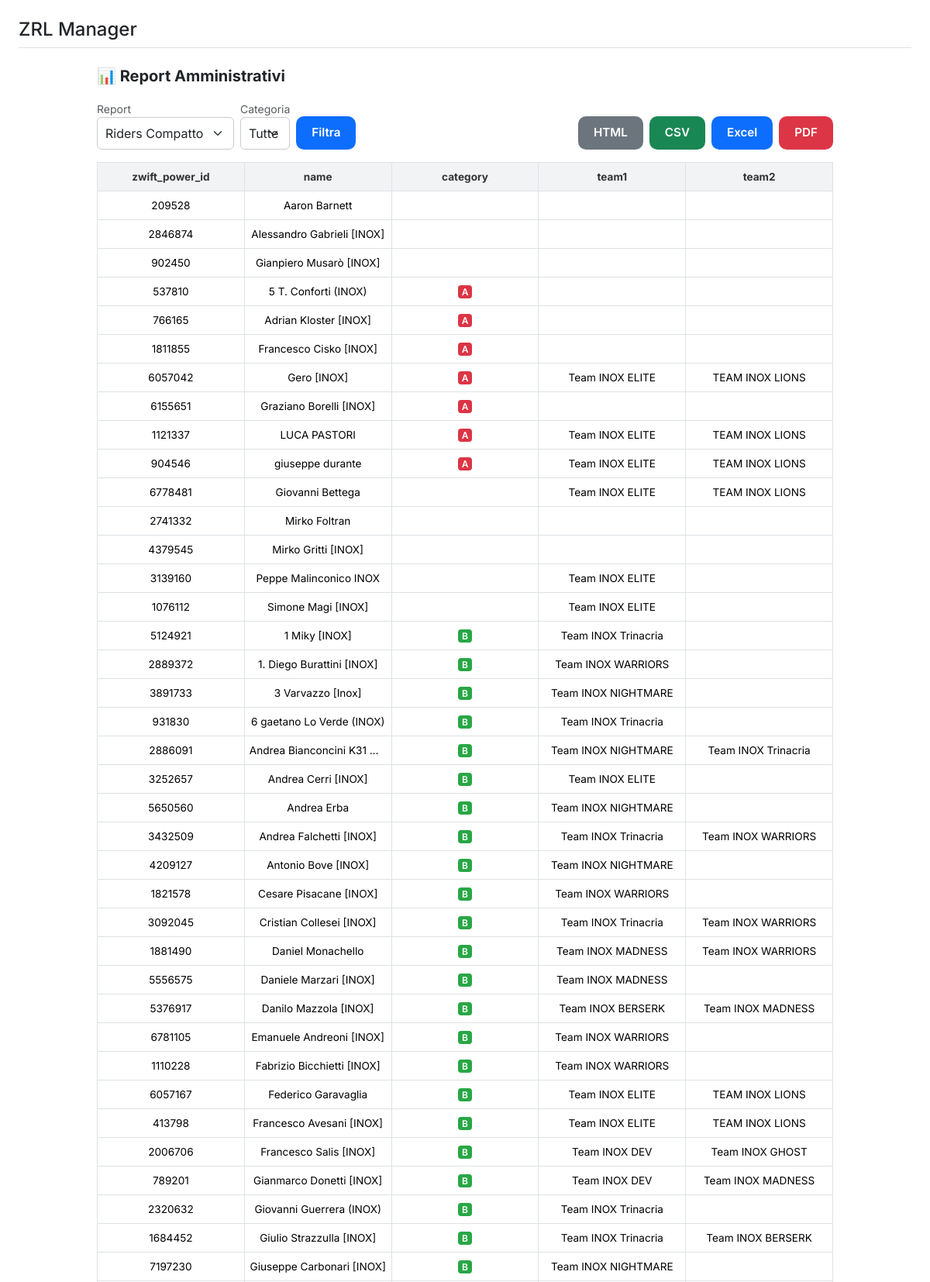
Page /admin/reports/ (upper part) on the committed database.
### tables this page shows
CREATE TABLE riders (
    zwift_power_id TEXT PRIMARY KEY,
    name TEXT NOT NULL,
    category TEXT,
    ranking REAL,
    wkg_20min REAL,
    watt_20min REAL,
    wkg_15sec REAL,
    watt_15sec REAL,
    status TEXT,
    races INTEGER,
    weight REAL,
    ftp REAL,
    age INTEGER,
    available_zrl INTEGER DEFAULT 1,
    is_captain INTEGER DEFAULT 0,
    email TEXT,
    password TEXT,
    active INTEGER DEFAULT 1,
    profile_url TEXT,
    created_at TEXT,
    country TEXT
);

### blueprints/admin/routes/admin_reports.py (the view, shortened to what this page needs)
@admin_reports_bp.route("/")
def index():
    report_type = (request.args.get("report_type") or "riders_compact").strip()
    category_filter = (request.args.get("category") or "").strip().upper()
    team_filter = (request.args.get("team") or "").strip()
    valid_reports = ["riders_compact", "riders", "teams", "lineup", "team_composition"]
    if report_type not in valid_reports:
        flash("Tipo di report non valido", "danger")
        report_type = "riders_compact"
    conn = get_db()
    conn.row_factory = sqlite3.Row
    cursor = conn.cursor()
    categories = [r["category"] for r in cursor.execute(
        "SELECT DISTINCT category FROM riders WHERE active=1 AND category IS NOT NULL"
    ).fetchall()]
    teams_list = [r["name"] for r in cursor.execute(
        "SELECT DISTINCT name FROM teams WHERE name IS NOT NULL"
    ).fetchall()]
    rows, columns, lineup_per_team = [], [], {}
    race_date = None
    team_categories = {}
    if report_type in ["riders", "riders_compact"]:
        query = """
            SELECT
                r.zwift_power_id,
                r.name,
                TRIM(UPPER(r.category)) AS category,
                COALESCE(GROUP_CONCAT(DISTINCT t.name), '') AS teams
            FROM riders r
            LEFT JOIN rider_teams rt ON r.zwift_power_id = rt.zwift_power_id
            LEFT JOIN teams t ON t.id = rt.team_id
            WHERE r.active = 1
        """
        params = []
        if category_filter:
            query += " AND TRIM(UPPER(r.category)) = ?"
            params.append(category_filter)
        query += " GROUP BY r.zwift_power_id, r.name, r.category ORDER BY r.category, r.name"
        df = pd.read_sql_query(query, conn, params=params)
        for col in ["zwift_power_id", "name", "category", "teams"]:
            df[col] = df[col].fillna("").astype(str).str.strip()
        split_teams = df["teams"].str.split(",", n=1, expand=True)
        df["team1"] = split_teams[0].fillna("").str.strip()
        df["team2"] = split_teams[1].fillna("").str.strip() if 1 in split_teams.columns else ""
        df = df[["zwift_power_id", "name", "category", "team1", "team2"]]
        rows = df.to_dict(orient="records")
        columns = list(df.columns)
    conn.close()
    return render_template(
        "admin/reports/index.html",
        report_type=report_type,
        rows=rows,
        columns=columns,
        categories=categories,
        teams=teams_list,
        category_filter=category_filter,
        team_filter=team_filter,
        lineup_per_team=lineup_per_team if report_type in ["lineup", "team_composition"] else None,
        team_categories=team_categories if report_type in ["lineup", "team_composition"] else None,
        race_date=race_date
    )

### db.py (called while the page is built)
def _connect_db(db_path, attr_name):
    if has_app_context():
        if not hasattr(g, attr_name):
            conn = sqlite3.connect(db_path)
            conn.row_factory = sqlite3.Row
            setattr(g, attr_name, conn)
            logging.info(f"📂 Connessione Flask attiva → {db_path}")
        return getattr(g, attr_name)
    conn = sqlite3.connect(db_path)
    conn.row_factory = sqlite3.Row
    logging.info(f"📂 Connessione diretta → {db_path}")
    return conn

def get_zrl_db():
    return _connect_db(ZRL_DB_PATH, "zrl_db")

### templates/admin/reports/index.html (shortened to what this page needs)
{% extends "base.html" %}
{% block content %}
<div class="report-container">
  <h5 class="fw-bold mb-3">
    📊 Report Amministrativi
  </h5>
  <div class="report-controls d-flex flex-wrap align-items-end gap-2 mb-3">
    <form method="get" class="d-flex flex-wrap align-items-end gap-2 mb-0">
      <div class="d-flex flex-column mb-0">
        <label for="report_type" class="form-label mb-0 small text-muted">Report</label>
        <select name="report_type" id="report_type" class="form-select form-select-sm" onchange="this.form.submit()">
          <option value="riders_compact" {% if report_type == 'riders_compact' %}selected{% endif %}>Riders Compatto</option>
        </select>
      </div>
      {% if report_type in ['riders_compact', 'lineup', 'team_composition'] %}
      <div class="d-flex flex-column mb-0">
        <label for="category" class="form-label mb-0 small text-muted">Categoria</label>
        <select name="category" id="category" class="form-select form-select-sm">
          <option value="">Tutte</option>
        </select>
      </div>
      {% endif %}
      <div class="d-flex flex-column mb-0">
        <label class="form-label mb-0">&nbsp;</label>
        <button type="submit" class="btn btn-primary btn-sm">Filtra</button>
      </div>
    </form>
    <div class="d-flex gap-2 flex-wrap">
      <a href="{{ url_for('admin_reports.export_report', report_type=report_type, category=category_filter, team=team_filter, fmt='html') }}" class="btn btn-secondary btn-sm">HTML</a>
      <a href="{{ url_for('admin_reports.export_report', report_type=report_type, category=category_filter, team=team_filter, fmt='csv') }}" class="btn btn-success btn-sm">CSV</a>
      <a href="{{ url_for('admin_reports.export_report', report_type=report_type, category=category_filter, team=team_filter, fmt='xlsx') }}" class="btn btn-primary btn-sm">Excel</a>
      <a href="{{ url_for('admin_reports.export_report', report_type=report_type, category=category_filter, team=team_filter, fmt='pdf') }}" class="btn btn-danger btn-sm">PDF</a>
    </div>
  </div>
  {% if report_type in ['lineup', 'team_composition'] %}
    <div class="lineup-grid">
      {% for team, riders in lineup_per_team.items() %}
        {% set rider_list = riders|list %}
        {% set team_category = team_categories[team]|default('OTHER') %}
        {% set header_class = "thead-" + team_category %}
        <div class="team-table">
          <h6 class="fw-bold d-flex justify-content-between align-items-center">
            <span>{{ team }}</span>
            {% if rider_list[0].captain %}
              <small class="text-muted">👑 Capitano: {{ rider_list[0].captain }}</small>
            {% endif %}
          </h6>
          <table class="table table-sm report-table">
            <thead>
              <tr class="{{ header_class }}">
                <th>Rider</th>
                <th>Categoria</th>
              </tr>
            </thead>
            <tbody>
              {% for rider in rider_list %}
                <tr>
                  <td>{{ rider.rider_name }}</td>
                  <td><span class="badge-category badge-{{ rider.category }}">{{ rider.category }}</span></td>
                </tr>
              {% endfor %}
            </tbody>
          </table>
        </div>
      {% endfor %}
    </div>
  {% else %}
    <table class="table table-sm report-table">
      <thead>
        <tr>
          {% for c in columns %}
            <th>{{ c }}</th>
          {% endfor %}
        </tr>
      </thead>
      <tbody>
        {% for row in rows %}
          <tr>
            {% for c in columns %}
              {% if c == "category" %}
                {% set badge_class = "badge-" + row[c]|default('OTHER') %}
                <td><span class="badge-category {{ badge_class }}">{{ row[c]|default('') }}</span></td>
              {% else %}
                <td>{{ row[c]|default('') }}</td>
              {% endif %}
            {% endfor %}
          </tr>
        {% endfor %}
      </tbody>
    </table>
  {% endif %}
</div>
{% endblock %}

### templates/base.html (shortened to what this page needs)
<!DOCTYPE html>
<html lang="it">
<head>
  <link href="https://cdn.jsdelivr.net/npm/bootstrap@5.3.2/dist/css/bootstrap.min.css" rel="stylesheet">
  <link href="https://cdn.jsdelivr.net/npm/bootstrap-icons@1.10.5/font/bootstrap-icons.css" rel="stylesheet">
  <link rel="stylesheet" href="{{ url_for('static', filename='css/style.css') }}">
  <link rel="stylesheet" href="{{ url_for('static', filename='css/custom.css') }}">
</head>
<body class="{% if session.get('user_id') and session.get('user_role') %}has-sidebar{% endif %}">
{% set role = session.get('user_role') %}
<div class="main-content p-4">
  <header class="d-flex justify-content-between align-items-center mb-4">
    <div class="d-flex align-items-center gap-2">
      <h1 class="h4 m-0">{{ page_title or "ZRL Manager" }}</h1>
    </div>
  </header>
  {% block content %}{% endblock %}
</div>
</body>
</html>

### static/css/style.css (style rules this page uses)
* { box-sizing: border-box; margin: 0; padding: 0; }
body { font-family: 'Inter', sans-serif; background-color: #f5f7fa; color: #333; min-height: 100vh; }
.main-content { margin-left: 240px; flex: 1; display: flex; flex-direction: column; }
input[type="text"], input[type="number"], select, .form-input, .form-select { width: 100%; padding: 8px 10px; font-size: 1rem; border-radius: 6px; border: 1px solid #ccc; background-color: #fff; transition: all 0.2s ease; }
.btn { padding: 10px 20px; font-size: 0.95rem; font-weight: 600; border-radius: 8px; border: none; cursor: pointer; transition: all 0.2s ease; }
.report-table { font-size: 0.85rem; width: 100%; border-collapse: collapse; margin-bottom: 1.5rem; table-layout: fixed; }
.report-table th, .report-table td { height: 28px; line-height: 28px; padding: 4px 8px; overflow: hidden; white-space: nowrap; text-overflow: ellipsis; vertical-align: middle; text-align: center; border: 1px solid #dee2e6; }

### static/css/custom.css (style rules this page uses)
body { font-family: 'Inter', sans-serif; background-color: #f8f9fa; color: #212529; }
a { text-decoration: none; }
.main-content { overflow-x: hidden; background-color: #ffffff; min-height: 100vh; }
header { border-bottom: 1px solid #dee2e6; padding-bottom: 0.5rem; }
.table { font-size: 0.9rem; }
.table thead th { background-color: #f1f3f5; color: #333; }
.btn { border-radius: 10px; }

### templates/base.html (style rules this page uses)
body { font-family: 'Inter', sans-serif; }
.main-content { flex: 1; display: flex; flex-direction: column; margin-left: 0; transition: margin-left 0.3s; }

### templates/admin/reports/index.html (style rules this page uses)
.report-container { max-width: 950px; margin: 0 auto; }
.report-table { font-size: 0.85rem; width: 100%; border-collapse: collapse; margin-bottom: 1rem; table-layout: fixed; }
.report-table th, .report-table td { padding: 4px 6px; text-align: center; vertical-align: middle; border: 1px solid #dee2e6; height: 28px; line-height: 28px; overflow: hidden; white-space: nowrap; text-overflow: ellipsis; }
.report-table tbody tr:nth-child(even) { background-color: #f9f9f9; }
.badge-category { display: inline-block; padding: 0.2em 0.4em; font-size: 0.75rem; font-weight: 600; border-radius: 0.25rem; color: #fff; margin: 0; line-height: 1; }
.badge-A { background-color: #dc3545; }
.badge-B { background-color: #28a745; }
.report-controls { display: flex; justify-content: space-between; flex-wrap: wrap; gap: 0.25rem; align-items: center; margin-bottom: 0.5rem; }

### rows in the picture
riders: zwift_power_id "209528" "Aaron Barnett"
riders: zwift_power_id "2846874" "Alessandro Gabrieli [INOX]"
riders: zwift_power_id "902450" "Gianpiero Musarò [INOX]"
riders: zwift_power_id "537810" "5 T. Conforti (INOX)", row "A"
riders: zwift_power_id "766165" "Adrian Kloster [INOX]", row "A"
riders: zwift_power_id "1811855" "Francesco Cisko [INOX]", row "A"
riders: zwift_power_id "6057042" "Gero [INOX]" "Team INOX ELITE" "TEAM INOX LIONS", row "A"
riders: zwift_power_id "6155651" "Graziano Borelli [INOX]", row "A"
riders: zwift_power_id "1121337" "LUCA PASTORI" "Team INOX ELITE" "TEAM INOX LIONS", row "A"
riders: zwift_power_id "904546" "giuseppe durante" "Team INOX ELITE" "TEAM INOX LIONS", row "A"
riders: zwift_power_id "6778481" "Giovanni Bettega" "Team INOX ELITE" "TEAM INOX LIONS"
riders: zwift_power_id "2741332" "Mirko Foltran"
riders: zwift_power_id "4379545" "Mirko Gritti [INOX]"
riders: zwift_power_id "3139160" "Peppe Malinconico INOX" "Team INOX ELITE"
riders: zwift_power_id "1076112" "Simone Magi [INOX]" "Team INOX ELITE"
riders: zwift_power_id "5124921" "1 Miky [INOX]" "Team INOX Trinacria", row "B"
riders: zwift_power_id "2889372" "1. Diego Burattini [INOX]" "Team INOX WARRIORS", row "B"
riders: zwift_power_id "3891733" "3 Varvazzo [Inox]" "Team INOX NIGHTMARE", row "B"
riders: zwift_power_id "931830" "6 gaetano Lo Verde (INOX)" "Team INOX Trinacria", row "B"
riders: zwift_power_id "2886091" "Andrea Bianconcini K31…" "Team INOX NIGHTMARE" "Team INOX Trinacria", row "B"
riders: zwift_power_id "3252657" "Andrea Cerri [INOX]" "Team INOX ELITE", row "B"
riders: zwift_power_id "5650560" "Andrea Erba" "Team INOX NIGHTMARE", row "B"
riders: zwift_power_id "3432509" "Andrea Falchetti [INOX]" "Team INOX Trinacria" "Team INOX WARRIORS", row "B"
riders: zwift_power_id "4209127" "Antonio Bove [INOX]" "Team INOX NIGHTMARE", row "B"
riders: zwift_power_id "1821578" "Cesare Pisacane [INOX]" "Team INOX WARRIORS", row "B"
riders: zwift_power_id "3092045" "Cristian Collesei [INOX]" "Team INOX Trinacria" "Team INOX WARRIORS", row "B"
riders: zwift_power_id "1881490" "Daniel Monachello" "Team INOX MADNESS" "Team INOX WARRIORS", row "B"
riders: zwift_power_id "5556575" "Daniele Marzari [INOX]" "Team INOX MADNESS", row "B"
riders: zwift_power_id "5376917" "Danilo Mazzola [INOX]" "Team INOX BERSERK" "Team INOX MADNESS", row "B"
riders: zwift_power_id "6781105" "Emanuele Andreoni [INOX]" "Team INOX WARRIORS", row "B"
riders: zwift_power_id "1110228" "Fabrizio Bicchietti [INOX]" "Team INOX WARRIORS", row "B"
riders: zwift_power_id "6057167" "Federico Garavaglia" "Team INOX ELITE" "TEAM INOX LIONS", row "B"
riders: zwift_power_id "413798" "Francesco Avesani [INOX]" "Team INOX ELITE" "TEAM INOX LIONS", row "B"
riders: zwift_power_id "2006706" "Francesco Salis [INOX]" "Team INOX DEV" "Team INOX GHOST", row "B"
riders: zwift_power_id "789201" "Gianmarco Donetti [INOX]" "Team INOX DEV" "Team INOX MADNESS", row "B"
riders: zwift_power_id "2320632" "Giovanni Guerrera (INOX)" "Team INOX Trinacria", row "B"
riders: zwift_power_id "1684452" "Giulio Strazzulla [INOX]" "Team INOX Trinacria" "Team INOX BERSERK", row "B"
riders: zwift_power_id "7197230" "Giuseppe Carbonari [INOX]" "Team INOX NIGHTMARE", row "B"

### other values in the picture
{{ page_title or "ZRL Manager" }} "ZRL Manager"
{{ c }} "zwift_power_id" "name" "category" "team1" "team2"
